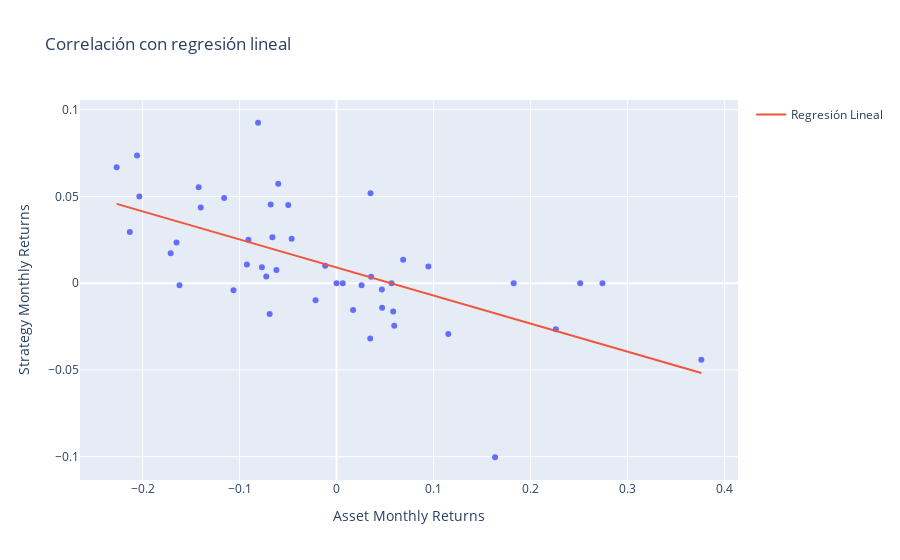

The code cell stored with this chart in its notebook:
### Code cell
import plotly.express as px
import numpy as np
from sklearn.linear_model import LinearRegression

# Datos
x = np.array(prices['perc_diff']).reshape(-1, 1)
y = equity['perc_diff']

# Ajustar el modelo de regresión lineal
reg = LinearRegression().fit(x, y)
stability_ratio = reg.score(x, y)

# Predicciones para la recta
x_range = np.linspace(x.min(), x.max(), 100).reshape(-1, 1)  # Rango de X para la recta
y_pred = reg.predict(x_range)  # Valores predichos de Y

# Crear el gráfico
fig = px.scatter(x=prices['perc_diff'], y=equity['perc_diff'],
                 title="Correlación con regresión lineal",
                 labels={'x': 'Asset Monthly Returns', 'y': 'Strategy Monthly Returns'})

# Agregar la recta de regresión
fig.add_scatter(x=x_range.flatten(), y=y_pred, mode='lines', name='Regresión Lineal')

# Personalización
fig.update_layout(
    xaxis_title='Asset Monthly Returns',
    yaxis_title='Strategy Monthly Returns'
)

# Mostrar
fig.show()
